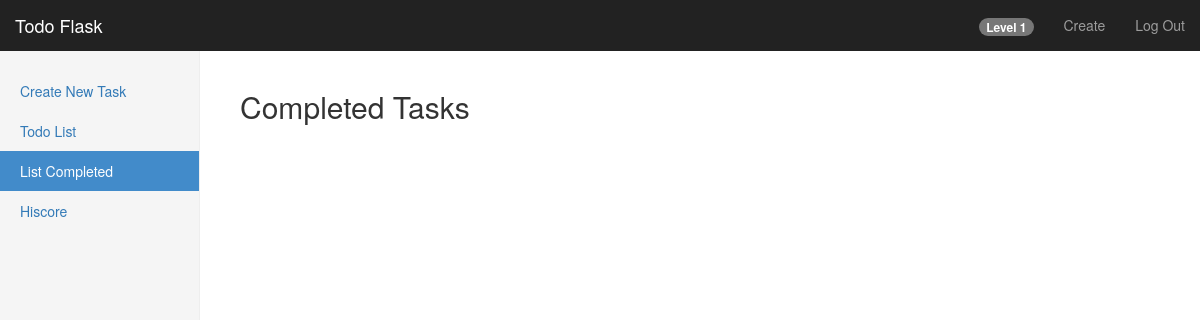
The page /dashboard/complete (signed in) on the database as committed earlier.
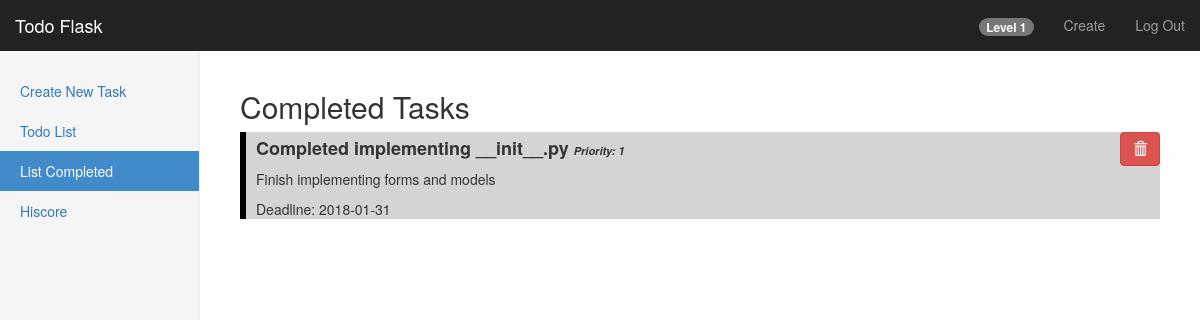
The same page on the database as committed later.
### models/task.py (models this page shows)
class Task(db.Model):
    id = db.Column(db.Integer, primary_key=True)
    user_id = db.Column(db.Integer, db.ForeignKey('user.id'))
    title = db.Column(db.String(50))
    description = db.Column(db.String(200))
    priority = db.Column(db.Integer)
    completed = db.Column(db.Integer)
    xp = db.Column(db.Integer)
    deadline = db.Column(db.Date)

### route.py (the view)
@app.route('/dashboard/complete')
@login_required
def dashboard_complete():
    tasks = Task.query.filter_by(completed='1', user_id=current_user.id).order_by(Task.priority.desc()).all()
    if (request.args.get('delete') == '1'):
        Task.query.filter_by(id=int(request.args.get('id'))).delete()
        db.session.commit()
        return redirect(url_for('dashboard_complete'))
    return render_template('/dashboard/complete.html', tasks=tasks, level=get_user_level(current_user))

### controllers/experience_controller.py (called while the page is built)
def get_user_level(current_user):
    user = Experience.query.filter_by(author=current_user).first()
    return user.level

### route.py (called while the page is built)
@login_manager.user_loader
def load_user(user_id):
    return User.query.get(int(user_id))

### templates/dashboard/complete.html (shortened to what this page needs)
{% extends "bootstrap/base.html" %}
{% import "bootstrap/wtf.html" as wtf %}
{% block styles %}
    {{super()}}
    <link rel="stylesheet" href="{{url_for('.static', filename='dashboard.css')}}">
    <link rel="stylesheet" href="{{url_for('.static', filename='dashboard-list.css')}}">
{% endblock %}
{% block content %}
    <nav class="navbar navbar-inverse navbar-fixed-top">
        <div class="container-fluid">
            <div class="navbar-header">
                <a class="navbar-brand" href="#">Todo Flask</a>
            </div>
            <div id="navbar" class="navbar-collapse collapse">
                <ul class="nav navbar-nav navbar-right">
                    <li><a><span class="badge">Level {{level}}</span></a></li>
                    <li><a href="/dashboard/create">Create</a></li>
                    <li><a href="/logout">Log Out</a></li>
                </ul>
            </div>
        </div>
    </nav>
    <div class="container-fluid">
        <div class="row">
            <div class="col-sm-3 col-md-2 sidebar">
                <ul class="nav nav-sidebar">
                    <li><a href="/dashboard/create">Create New Task</a></li>
                    <li><a href="/dashboard/list">Todo List</a></li>
                    <li class="active"><a href="/dashboard/complete">List Completed</a></li>
                    <li><a href="/dashboard/hiscore">Hiscore</a></li>
                </ul>
            </div>
            <div class="col-sm-9 col-sm-offset-3 col-md-10 col-md-offset-2 main">
                <h2>Completed Tasks</h2>
                {% for task in tasks %}
                    <div class="header-title">
                        <a href="/dashboard/list?delete=1&id={{task.id}}" class="pull-right btn btn-danger btn-small">
                            <span class="glyphicon glyphicon-trash"></span>
                        </a>
                        <h4>{{task.title}} <span class="small-text">Priority: {{task.priority}}</span></h4>
                        <p>{{task.description}}</p>
                        <p>Deadline: {{task.deadline}}</p>
                    </div>
                {% endfor %}
            </div>
        </div>
    </div>
{% endblock %}

### static/dashboard.css (style rules this page uses)
body { padding-top: 50px; }
.navbar-fixed-top { border: 0; }
.sidebar { display: none; }
@media (min-width: 768px) { .sidebar { position: fixed; top: 51px; bottom: 0; left: 0; z-index: 1000; display: block; padding: 20px; overflow-x: hidden; overflow-y: auto; background-color: #f5f5f5; border-right: 1px solid #eee; } }
.nav-sidebar { margin-right: -21px; margin-bottom: 20px; margin-left: -20px; }
.nav-sidebar > li > a { padding-right: 20px; padding-left: 20px; }
.nav-sidebar > .active > a, .nav-sidebar > .active > a:hover, .nav-sidebar > .active > a:focus { color: #fff; background-color: #428bca; }
.main { padding: 20px; }
@media (min-width: 768px) { .main { padding-right: 40px; padding-left: 40px; } }

### static/dashboard-list.css (style rules this page uses)
.header-title { border-left: 6px solid #000000; background: #d4d4d4; height: auto; margin: -1px 0; }
.header-title > h4 { font-weight: 700; margin-left: 10px; padding-top: 7px; }
.header-title > p { margin-left: 10px; }
.small-text { font-size: 11px; font-style: italic; }

Rows that differ between the two databases and show on the page:
added Task: title "Completed implementing __init__.py", priority "1", description "Finish implementing forms and models", deadline "2018-01-31"
